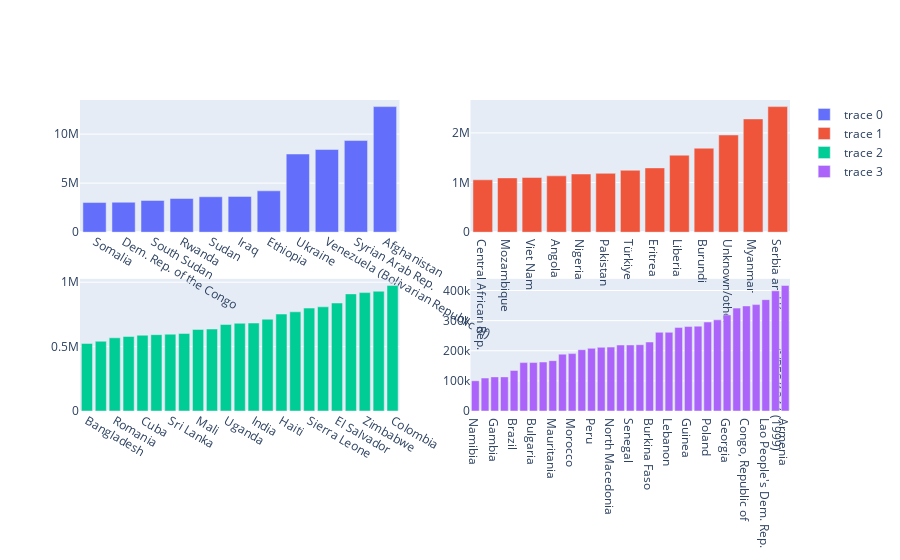

The code cell stored with this chart in its notebook:
### Markdown cell above
### Countries separated by ranges of migrants
The ranges are:
* Higher than 3M
* Between 1M and 3M
* Between 500K and 1M
* Between 100K and 500K

### Code cell
fig = make_subplots(
    rows=2,
    cols=2
)

fig.add_trace(
        go.Bar(
            x=as_by_country.loc[as_by_country['count'] > 3000000]['country_of_origin_name'],
            y=as_by_country.loc[as_by_country['count'] > 3000000]['count']),
        row=1, 
        col=1
    )

fig.add_trace(
        go.Bar(
            x=as_by_country.loc[(1000000 < as_by_country['count']) & (as_by_country['count'] < 3000000)]['country_of_origin_name'],
            y=as_by_country.loc[(1000000 < as_by_country['count']) & (as_by_country['count'] < 3000000)]['count']),
        row=1, 
        col=2
    )

fig.add_trace(
        go.Bar(
            x=as_by_country.loc[(500000 < as_by_country['count']) & (as_by_country['count'] < 1000000)]['country_of_origin_name'],
            y=as_by_country.loc[(500000 < as_by_country['count']) & (as_by_country['count'] < 1000000)]['count']),
        row=2, 
        col=1
    )

fig.add_trace(
        go.Bar(
            x=as_by_country.loc[(100000 < as_by_country['count']) & (as_by_country['count'] < 500000)]['country_of_origin_name'],
            y=as_by_country.loc[(100000 < as_by_country['count']) & (as_by_country['count'] < 500000)]['count']),
        row=2, 
        col=2
    )


fig.show()

### Figure 1 — Plotly figure (JSON) as saved in the notebook; plotly's stock layout.template omitted (floating-point values rounded to 4 significant figures)
{"data": [{"type": "bar", "x": ["Somalia", "Dem. Rep. of the Congo", "South Sudan", "Rwanda", "Sudan", "Iraq", "Ethiopia", "Ukraine", "Venezuela (Bolivarian Republic of)", "Syrian Arab Rep.", "Afghanistan"], "xaxis": "x", "y": [3020328, 3053773, 3235706, 3436812, 3610229, 3647679, 4215250, 7969546, 8425204, 9340729, 12802836], "yaxis": "y"}, {"type": "bar", "x": ["Central African Rep.", "Mozambique", "Viet Nam", "Angola", "Nigeria", "Pakistan", "Türkiye", "Eritrea", "Liberia", "Burundi", "Unknown/other", "Myanmar", "Serbia and Kosovo: S/RES/1244 (1999)"], "xaxis": "x2", "y": [1054950, 1093489, 1101312, 1134266, 1171794, 1185558, 1247584, 1295216, 1550982, 1691467, 1958166, 2281514, 2529388], "yaxis": "y2"}, {"type": "bar", "x": ["Bangladesh", "Côte d'Ivoire", "Romania", "Chad", "Cuba", "Mexico", "Sri Lanka", "Honduras", "Mali", "Azerbaijan", "Uganda", "Guatemala", "India", "Bosnia and Herzegovina", "Haiti", "Russian Federation", "Sierra Leone", "Nicaragua", "El Salvador", "China", "Zimbabwe", "Iran (Islamic Rep. of)", "Colombia"], "xaxis": "x3", "y": [524403, 541782, 568245, 578584, 588403, 592788, 596418, 601700, 633218, 636476, 671618, 681440, 683051, 712817, 752803, 770047, 799061, 808972, 838461, 909343, 919431, 930040, 974918], "yaxis": "y3"}, {"type": "bar", "x": ["Namibia", "Tunisia", "Gambia", "Indonesia", "Brazil", "Ecuador", "Bulgaria", "State of Palestine", "Mauritania", "Stateless", "Morocco", "Egypt", "Peru", "Yemen", "North Macedonia", "Libya", "Senegal", "Croatia", "Burkina Faso", "Ghana", "Lebanon", "Algeria", "Guinea", "Timor-Leste", "Poland", "Togo", "Georgia", "Cameroon", "Congo, Republic of", "Cambodia", "Lao People's Dem. Rep.", "Albania", "Armenia"], "xaxis": "x4", "y": [100310, 109437, 113257, 113285, 134364, 160597, 160806, 162575, 167083, 188720, 190496, 203489, 208132, 211373, 212140, 219067, 219247, 220016, 228994, 261181, 261280, 277558, 280303, 281724, 295252, 302514, 318958, 341539, 348723, 353188, 369631, 398771, 416816], "yaxis": "y4"}], "layout": {"xaxis": {"anchor": "y", "domain": [0, 0.45]}, "xaxis2": {"anchor": "y2", "domain": [0.55, 1]}, "xaxis3": {"anchor": "y3", "domain": [0, 0.45]}, "xaxis4": {"anchor": "y4", "domain": [0.55, 1]}, "yaxis": {"anchor": "x", "domain": [0.575, 1]}, "yaxis2": {"anchor": "x2", "domain": [0.575, 1]}, "yaxis3": {"anchor": "x3", "domain": [0, 0.425]}, "yaxis4": {"anchor": "x4", "domain": [0, 0.425]}}}
